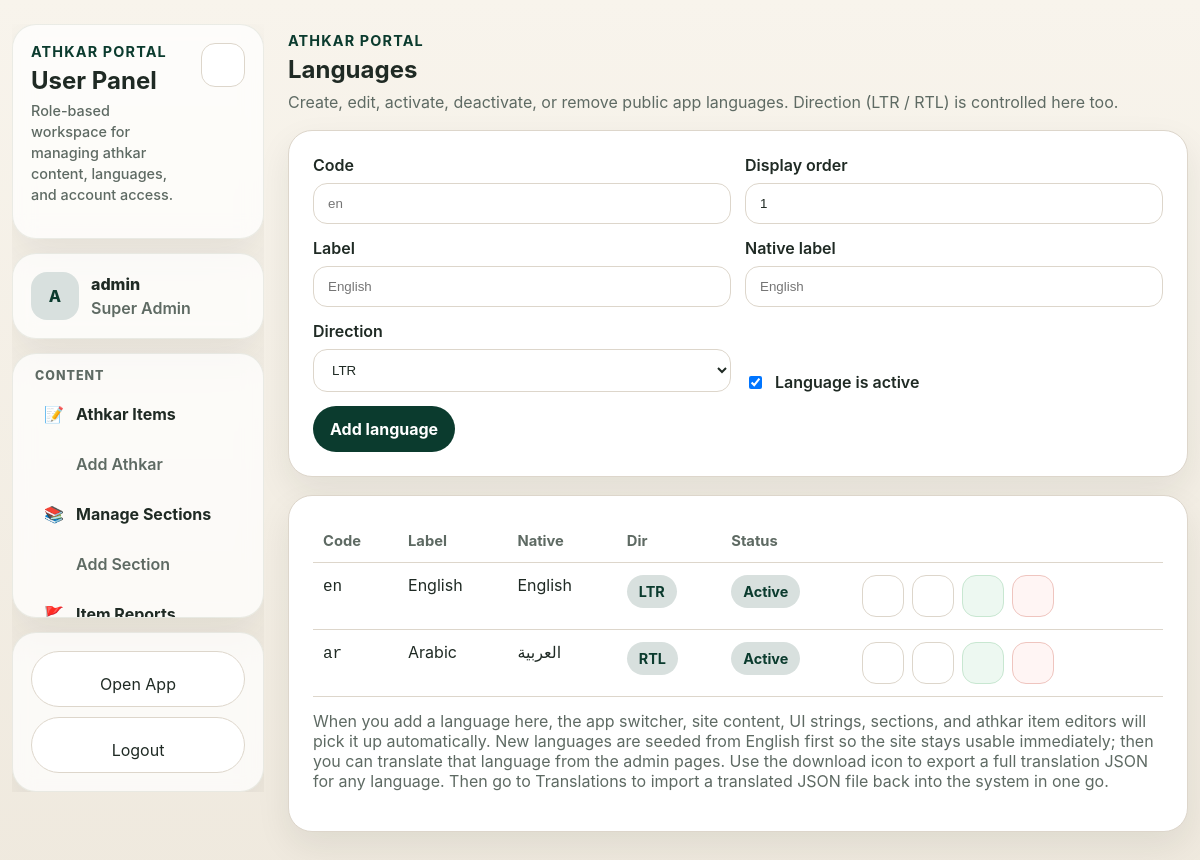
Page /user/languages.php (signed in) on the committed database.
### tables this page shows
CREATE TABLE IF NOT EXISTS app_languages (
  code VARCHAR(8) NOT NULL PRIMARY KEY,
  label VARCHAR(64) NOT NULL,
  native_label VARCHAR(64) NOT NULL,
  dir ENUM('ltr','rtl') NOT NULL DEFAULT 'ltr',
  is_active TINYINT(1) NOT NULL DEFAULT 1,
  display_order INT UNSIGNED NOT NULL DEFAULT 1,
  created_at TIMESTAMP NOT NULL DEFAULT CURRENT_TIMESTAMP,
  updated_at TIMESTAMP NOT NULL DEFAULT CURRENT_TIMESTAMP ON UPDATE CURRENT_TIMESTAMP
);

### config/auth.php (called while the page is built, shortened)
<?php
function esc(?string $value): string
{
    return htmlspecialchars((string)$value, ENT_QUOTES, 'UTF-8');
}

### config/i18n.php (called while the page is built, shortened)
<?php
function get_languages(PDO $pdo, bool $onlyActive = false): array
{
    try {
        $has = (bool)$pdo->query("SHOW TABLES LIKE 'app_languages'")->fetchColumn();
        if ($has) {
            $sql = "SELECT code, label, native_label, COALESCE(dir, CASE WHEN code = 'ar' THEN 'rtl' ELSE 'ltr' END) AS dir, is_active, display_order FROM app_languages";
            $sql .= ' ORDER BY display_order ASC, code ASC';
            $rows = $pdo->query($sql)->fetchAll();
            if (is_array($rows) && $rows) return $rows;
        }
    } catch (Throwable $e) {
    }
    $fallback = [
        ['code' => 'en', 'label' => 'English', 'native_label' => 'English', 'dir' => 'ltr', 'is_active' => 1, 'display_order' => 1],
        ['code' => 'ar', 'label' => 'Arabic', 'native_label' => 'العربية', 'dir' => 'rtl', 'is_active' => 1, 'display_order' => 2],
    ];
    return $onlyActive ? $fallback : $fallback;
}

### config/lang_admin.php (called while the page is built, shortened)
<?php
require_once __DIR__ . '/i18n.php';
function sanitize_lang_admin_code(?string $lang): string
{
    $lang = strtolower(trim((string)$lang));
    if ($lang === '') return '';
    $lang = explode('-', $lang)[0];
    return $lang;
}
function admin_language_rows(PDO $pdo, bool $activeOnly = false): array
{
    return get_languages($pdo, $activeOnly);
}

### user/languages.php (the view, shortened to what this page needs)
<?php
require_once __DIR__ . '/../config/auth.php';
require_once __DIR__ . '/../config/lang_admin.php';
$pdo = app_pdo();
$editCode = sanitize_lang_admin_code($_GET['edit'] ?? '');
$current = [
    'code' => '',
    'label' => '',
    'native_label' => '',
    'dir' => 'ltr',
    'is_active' => 1,
    'display_order' => 1,
];
$rows = admin_language_rows($pdo, false);
?><!DOCTYPE html>
<html lang="en">
<head>
  <link rel="stylesheet" href="../css/style.css" />
  <link rel="stylesheet" href="../css/admin.css" />
</head>
<body class="admin-body">
  <main class="admin-app-shell">
    <?php $activePage = 'langs'; include __DIR__ . '/_nav.php'; ?>
    <section class="admin-content">
      <header class="admin-page-header">
        <div class="admin-page-title">
          <p class="admin-eyebrow">Athkar Portal</p>
          <h1>Languages</h1>
          <p class="admin-subtitle">Create, edit, activate, deactivate, or remove public app languages. Direction (LTR / RTL) is controlled here too.</p>
        </div>
      </header>
    <section class="admin-panel">
      <form method="post" class="admin-form-stack">
        <div class="admin-grid-two">
          <label class="admin-label"><span>Code</span><input class="admin-input" type="text" name="code" value="<?= esc($current['code']) ?>" placeholder="en" maxlength="8" required /></label>
          <label class="admin-label"><span>Display order</span><input class="admin-input" type="number" name="display_order" min="1" value="<?= esc((string)$current['display_order']) ?>" required /></label>
          <label class="admin-label"><span>Label</span><input class="admin-input" type="text" name="label" value="<?= esc($current['label']) ?>" placeholder="English" required /></label>
          <label class="admin-label"><span>Native label</span><input class="admin-input" type="text" name="native_label" value="<?= esc($current['native_label']) ?>" placeholder="English" required /></label>
        </div>
        <div class="admin-grid-two">
          <label class="admin-label"><span>Direction</span><select class="admin-select" name="dir"><option value="ltr" <?= $current['dir'] === 'ltr' ? 'selected' : '' ?>>LTR</option></select></label>
          <label class="admin-checkbox" style="align-self:end"><input type="checkbox" name="is_active" value="1" <?= (int)$current['is_active'] === 1 ? 'checked' : '' ?> /><span>Language is active</span></label>
        </div>
        <div class="admin-form-actions">
          <button class="primary-button" type="submit"><?= $editCode ? 'Save language' : 'Add language' ?></button>
        </div>
      </form>
    </section>
    <section class="admin-panel">
      <table class="admin-table">
        <thead><tr><th>Code</th><th>Label</th><th>Native</th><th>Dir</th><th>Status</th><th></th></tr></thead>
        <tbody>
          <?php foreach ($rows as $r): ?>
            <tr>
              <td><code><?= esc($r['code']) ?></code></td>
              <td><?= esc($r['label']) ?></td>
              <td><?= esc($r['native_label']) ?></td>
              <td><span class="badge"><?= esc(strtoupper($r['dir'])) ?></span></td>
              <td><?php if ((int)$r['is_active'] === 1): ?><span class="badge badge-green">Active</span><?php else: ?><span class="badge">Inactive</span><?php endif; ?></td>
              <td>
                <div class="admin-action-row">
                  <a class="ghost-button admin-icon-button" href="languages.php?edit=<?= urlencode($r['code']) ?>" title="Edit language" aria-label="Edit language"><?= admin_icon('edit') ?></a>
                  <a class="ghost-button admin-icon-button" href="translation-export.php?lang=<?= urlencode($r['code']) ?>" title="Download translation file" aria-label="Download translation file"><?= admin_icon('download') ?></a>
                  <form method="post">
                    <button class="ghost-button admin-icon-button <?= ((int)$r['is_active'] === 1) ? 'is-toggle-active' : 'is-toggle-inactive' ?>" type="submit" title="<?= ((int)$r['is_active'] === 1) ? 'Deactivate language' : 'Activate language' ?>" aria-label="<?= ((int)$r['is_active'] === 1) ? 'Deactivate language' : 'Activate language' ?>">
                    </button>
                  </form>
                  <form method="post" onsubmit="return confirm('Delete this language and its translations?');">
                    <button class="ghost-button admin-icon-button is-danger" type="submit" title="Delete language" aria-label="Delete language"><?= admin_icon('delete') ?></button>
                  </form>
                </div>
              </td>
            </tr>
          <?php endforeach; ?>
        </tbody>
      </table>
      <p class="admin-help" style="margin-top:14px">When you add a language here, the app switcher, site content, UI strings, sections, and athkar item editors will pick it up automatically. New languages are seeded from English first so the site stays usable immediately; then you can translate that language from the admin pages. Use the download icon to export a full translation JSON for any language. Then go to Translations to import a translated JSON file back into the system in one go.</p>
    </section>
    </section>
  </main>
</body>
</html>

### css/style.css (style rules this page uses)
:root { --theme-accent: #0b3b2e; --theme-light-bg: #f6f3ec; --theme-light-surface: #ffffff; --theme-dark-bg: #0c1210; --theme-dark-surface: #111a16; --bg-top: var(--theme-light-bg); --bg-bottom: color-mix(in srgb, var(--theme-light-bg) 88%, white 12%); --arabic-top: color-mix(in srgb, var(--theme-light-surface) 84%, white 16%); --arabic-bottom: color-mix(in srgb, var(--theme-light-bg) 82%, var(--theme-light-surface) 18%); --panel-top: color-mix(in srgb, var(--theme-light-surface) 86%, var(--theme-light-bg) 14%); --panel-bottom: color-mix(in srgb, var(--theme-light-bg) 82%, var(--theme-light-surface) 18%); --sticky-top: color-mix(in srgb, var(--theme-light-surface) 98%, transparent); --sticky-bottom: color-mix(in srgb, var(--theme-light-surface) 88%, transparent); --dock-bg: color-mix(in srgb, var(--theme-light-surface) 96%, transparent); --overlay-bg: color-mix(in srgb, var(--theme-light-bg) 55%, transparent); --overlay-spinner: rgba(31, 42, 36, 0.12); --bg: var(--theme-light-bg); --surface: var(--theme-light-surface); --surface-soft: color-mix(in srgb, var(--theme-light-surface) 72%, var(--theme-light-bg) 28%); --text: #1f2a24; --muted: #5e6a63; --accent: var(--theme-accent); --accent-soft: color-mix(in srgb, var(--theme-accent) 16%, white 84%); --link-color: #2a69c7; --border: color-mix(in srgb, var(--theme-light-bg) 62%, #b3a794 38%); --shadow: 0 14px 34px rgba(24, 35, 28, 0.08); --radius-lg: 24px; --radius-md: 16px; --radius-sm: 12px; --dock-height: 154px; }
* { box-sizing: border-box; }
html { font-size: 16px; -webkit-text-size-adjust: 100%; }
body { transition: background-color 200ms ease, color 200ms ease; margin: 0; font-family: Inter, ui-sans-serif, system-ui, -apple-system, BlinkMacSystemFont, "Segoe UI", sans-serif; color: var(--text); background: linear-gradient(180deg, var(--bg-top) 0%, var(--bg-bottom) 100%); }
button, a { font: inherit; }
h1, h2, h3, p { margin-top: 0; }
.badge { display: inline-flex; align-items: center; gap: 6px; padding: 8px 12px; border-radius: 999px; background: var(--accent-soft); color: var(--accent); font-weight: 700; font-size: 0.9rem; }
.primary-button, .ghost-button { border-radius: 999px; padding: 12px 16px; border: 1px solid transparent; cursor: pointer; -webkit-tap-highlight-color: transparent; }
.primary-button { background: var(--accent); color: #fff; font-weight: 700; }
.ghost-button { background: var(--surface); border-color: var(--border); color: var(--text); }
a.ghost-button { text-decoration: none; display: inline-grid; place-items: center; }
.tap-safe, button, a, .tab-button { touch-action: manipulation; }
:root { --dock-bg: color-mix(in srgb, var(--theme-light-surface) 96%, transparent); --overlay-bg: color-mix(in srgb, var(--theme-light-bg) 55%, transparent); --overlay-spinner: color-mix(in srgb, var(--theme-dark-bg) 12%, transparent); --dock-height: 138px; }

### rows in the picture
app_languages: display_order "1", is_active "☑", code "en", label "English", native_label "English", dir "LTR", shows "Active"
app_languages: code "ar", label "Arabic", native_label "العربية", dir "RTL", is_active "Active"

### other values in the picture
$avatar "A"
$username "admin"
$roleLabel "Super Admin"
$label "Add Athkar Add Section"
